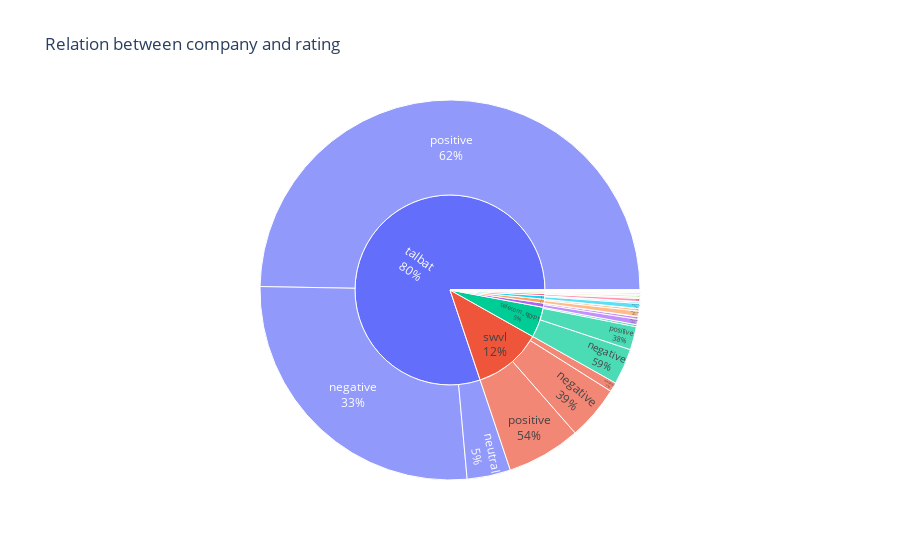

The code cell stored with this chart in its notebook:
### Code cell
fig = px.sunburst(df, path=['company', 'rating'],title= 'Relation between company and rating')
fig.update_traces(textinfo='label + percent parent')

### Figure 1 — Plotly figure (JSON) as saved in the notebook; plotly's stock layout.template omitted (floating-point values rounded to 4 significant figures)
{"data": [{"branchvalues": "total", "domain": {"x": [0, 1], "y": [0, 1]}, "hovertemplate": "labels=%{label}<br>count=%{value}<br>parent=%{parent}<br>id=%{id}<extra></extra>", "ids": ["Ezz Steel/negative", "Raya/negative", "TMG/negative", "capiter/negative", "domty/negative", "elsewedy/negative", "hilton/negative", "nestle/negative", "swvl/negative", "talbat/negative", "telecom_egypt/negative", "venus/negative", "Ezz Steel/neutral", "Raya/neutral", "TMG/neutral", "capiter/neutral", "elsewedy/neutral", "hilton/neutral", "nestle/neutral", "swvl/neutral", "talbat/neutral", "telecom_egypt/neutral", "venus/neutral", "Ezz Steel/positive", "Raya/positive", "TMG/positive", "capiter/positive", "domty/positive", "elsewedy/positive", "hilton/positive", "nestle/positive", "swvl/positive", "talbat/positive", "telecom_egypt/positive", "venus/positive", "Ezz Steel", "Raya", "TMG", "capiter", "domty", "elsewedy", "hilton", "nestle", "swvl", "talbat", "telecom_egypt", "venus"], "labels": ["negative", "negative", "negative", "negative", "negative", "negative", "negative", "negative", "negative", "negative", "negative", "negative", "neutral", "neutral", "neutral", "neutral", "neutral", "neutral", "neutral", "neutral", "neutral", "neutral", "neutral", "positive", "positive", "positive", "positive", "positive", "positive", "positive", "positive", "positive", "positive", "positive", "positive", "Ezz Steel", "Raya", "TMG", "capiter", "domty", "elsewedy", "hilton", "nestle", "swvl", "talbat", "telecom_egypt", "venus"], "name": "", "parents": ["Ezz Steel", "Raya", "TMG", "capiter", "domty", "elsewedy", "hilton", "nestle", "swvl", "talbat", "telecom_egypt", "venus", "Ezz Steel", "Raya", "TMG", "capiter", "elsewedy", "hilton", "nestle", "swvl", "talbat", "telecom_egypt", "venus", "Ezz Steel", "Raya", "TMG", "capiter", "domty", "elsewedy", "hilton", "nestle", "swvl", "talbat", "telecom_egypt", "venus", "", "", "", "", "", "", "", "", "", "", "", ""], "textinfo": "label+percent parent", "type": "sunburst", "values": [4, 181, 49, 19, 2, 39, 34, 14, 1846, 10696, 1227, 85, 7, 8, 17, 3, 6, 3, 1, 317, 1482, 70, 10, 36, 79, 167, 51, 2, 102, 63, 3, 2522, 19893, 793, 186, 47, 268, 233, 73, 4, 147, 100, 18, 4685, 32071, 2090, 281]}], "layout": {"legend": {"tracegroupgap": 0}, "title": {"text": "Relation between company and rating"}}}
